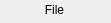
   <widget class="caFrame" name="caFrame_19">
    <property name="geometry">
     <rect>
      <x>720</x>
      <y>292</y>
      <width>111</width>
      <height>23</height>
     </rect>
    </property>
    <widget class="caFrame" name="caFrame_20">
     <property name="geometry">
      <rect>
       <x>0</x>
       <y>0</y>
       <width>111</width>
       <height>23</height>
      </rect>
     </property>
     <widget class="caGraphics" name="caRectangle_7">
      <property name="geometry">
       <rect>
        <x>0</x>
        <y>0</y>
        <width>109</width>
        <height>21</height>
       </rect>
      </property>
      <property name="foreground">
       <color>
        <red>218</red>
        <green>218</green>
        <blue>218</blue>
       </color>
      </property>
      <property name="linestyle" stdset="0">
       <enum>caGraphics::Solid</enum>
      </property>
      <property name="fillstyle" stdset="0">
       <enum>caGraphics::Filled</enum>
      </property>
      <property name="lineColor">
       <color>
        <red>218</red>
        <green>218</green>
        <blue>218</blue>
       </color>
      </property>
      <property name="form">
       <enum>caGraphics::Rectangle</enum>
      </property>
     </widget>
    </widget>
    <widget class="caLabel" name="caLabel_20">
     <property name="geometry">
      <rect>
       <x>34</x>
       <y>0</y>
       <width>41</width>
       <height>20</height>
      </rect>
     </property>
     <property name="frameShape">
      <enum>QFrame::NoFrame</enum>
     </property>
     <property name="text">
      <string>File</string>
     </property>
     <property name="alignment">
      <set>Qt::AlignAbsolute|Qt::AlignCenter|Qt::AlignHCenter|Qt::AlignVCenter</set>
     </property>
     <property name="fontScaleMode">
      <enum>ESimpleLabel::Height</enum>
     </property>
     <property name="foreground">
      <color>
       <red>10</red>
       <green>0</green>
       <blue>184</blue>
      </color>
     </property>
     <property name="background">
      <color alpha="0">
       <red>10</red>
       <green>0</green>
       <blue>184</blue>
      </color>
     </property>
    </widget>
   </widget>
